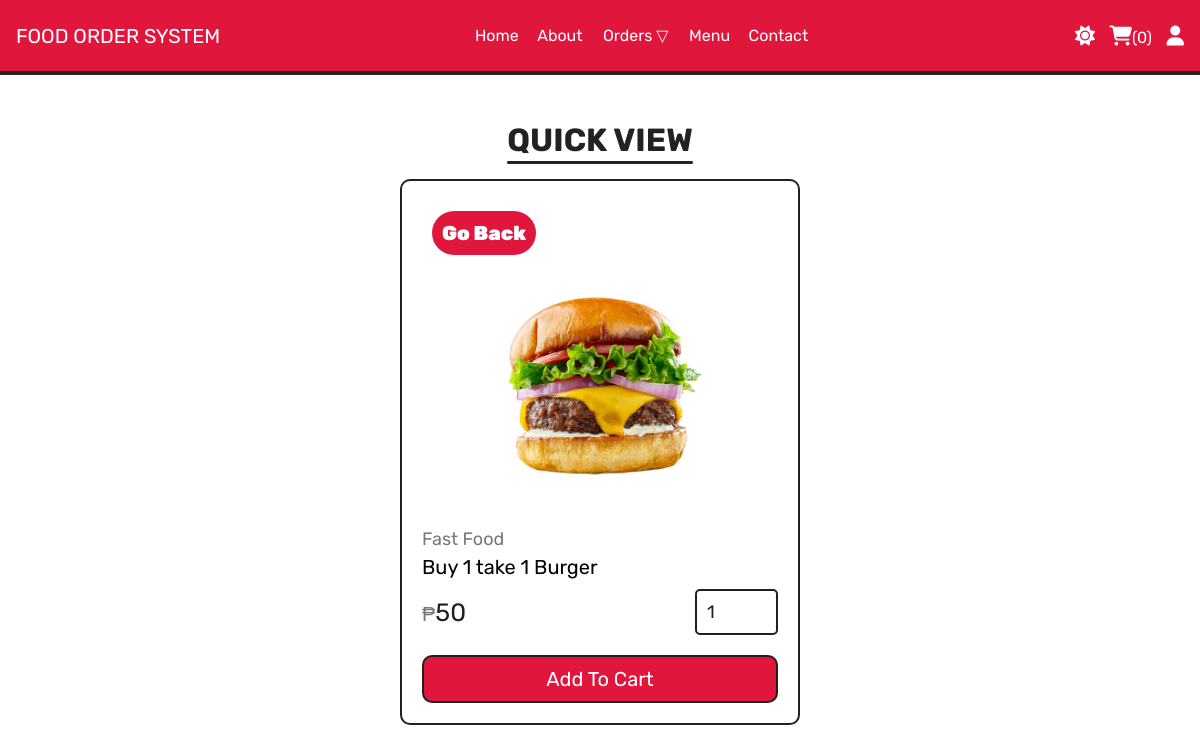
Screenshot of /quick_view.php?pid=12 with the database file from the repository.
### tables this page shows
CREATE TABLE `products` (
  `id` int(100) NOT NULL,
  `name` varchar(100) NOT NULL,
  `category` varchar(100) NOT NULL,
  `price` int(100) NOT NULL,
  `image` varchar(100) NOT NULL
);

### quick_view.php (the view, shortened to what this page needs)
<?php
include 'components/connect.php';
?>
<!DOCTYPE html>
<html lang="en">
<head>
   <link rel="stylesheet" href="https://cdn.jsdelivr.net/npm/swiper@9/swiper-bundle.min.css" />
   <link rel="stylesheet" href="https://cdnjs.cloudflare.com/ajax/libs/font-awesome/6.4.0/css/all.min.css"
 />
   <link rel="stylesheet" href="css/style.css">
</head>
<body>
<?php include 'components/user_header.php';?>
<section class="quick-view">
   <h1 class="title">Quick View</h1>
      <?php
         $pid = $_GET['pid'];
         $select_products = $conn->prepare("SELECT * FROM `products` WHERE id = ?");
         $select_products->execute([$pid]);
         if($select_products->rowCount() > 0){
            while($fetch_products = $select_products->fetch(PDO::FETCH_ASSOC)){
      ?>
      <form action="" method="post" class="box">
         <button style="color:white; font-weight: 900; margin:10px; padding:10px; font-size:20px; background-color:#E0163D; border-radius: 40px; cursor:pointer;" type="button" onclick="location.href='menu.php';">Go Back</button>
         <img src="uploaded_img/<?= $fetch_products['image']; ?>" alt="">
         <a href="category.php?category=<?= $fetch_products['category']; ?>" class="cat"><?= $fetch_products['category']; ?></a>
         <div class="name"><?= $fetch_products['name']; ?></div>
         <div class="flex">
            <div class="price"><span>₱</span><?= $fetch_products['price']; ?></div>
            <input type="number" name="qty" class="qty" min="1" max="99" value="1" maxlength="2">
         </div>
         <button type="submit" name="add_to_cart" class="cart-btn">Add to cart</button>
      </form>
      <?php
         }
      }else{
         echo '<p class="empty">NO FOOD ADDED YET!!</p>';
      }
   ?>
</section>
</body>
</html>

### css/style.css (style rules this page uses)
* { font-family: 'Rubik', sans-serif; margin: 0; padding: 0; box-sizing: border-box; outline: none; border: none; text-decoration: none; }
html { font-size: 62.5%; overflow-x: hidden; scroll-behavior: smooth; scroll-padding-top: 56px; }
section { margin: 0 auto; max-width: 1200px; padding: 16px; }
.title { text-align: center; margin-top: 30px; margin-bottom: 20px; font-size: 32px; color: #222; text-transform: uppercase; text-decoration: underline; text-underline-offset: 10px; }
.quick-view form { max-width: 400px; padding: 20px; border: 2px solid #231F20; position: relative; margin: 0 auto; border-radius: 10px; }
.quick-view form img { height: 250px; width: 100%; object-fit: contain; margin-bottom: 10px; }
.quick-view form .cat { font-size: 18px; color: #777; }
.quick-view form .name { font-size: 20px; margin: 5px 0; }
.quick-view form .flex { display: flex; justify-content: space-between; align-items: center; gap: 15px; margin: 10px 0; }
.quick-view form .flex .price { font-size: 25px; color: #231F20; }
.quick-view form .flex .price span { font-size: 20px; color: #777; }
.quick-view form .flex .qty { border: 2px solid #231F20; padding: 10px; font-size: 18px; color: #231F20; border-radius: 5px; }
.quick-view form .cart-btn { width: 100%; padding: 10px 30px; text-align: center; border: 2px solid #231F20; font-size: 20px; color: #fff; cursor: pointer; text-transform: capitalize; background-color: #E0163D; margin-top: 10px; border-radius: 10px; }

### rows the page displays
products: image (picture), category "Fast Food", name "Buy 1 take 1 Burger", price "50"

### other values shown
$total_cart_items "0"
